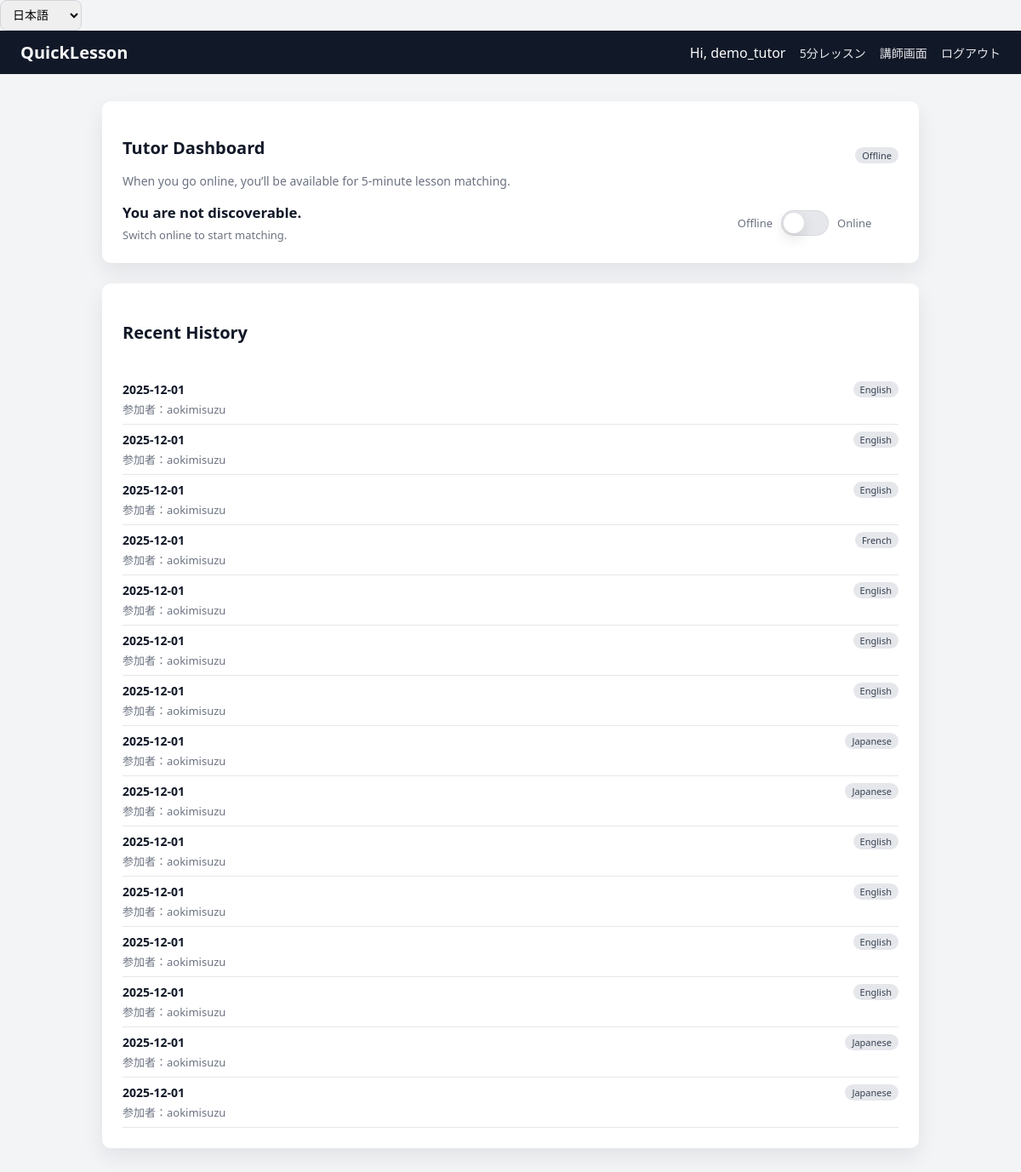
/tutor/dashboard/ (signed in), run on an earlier commit of the app's database.
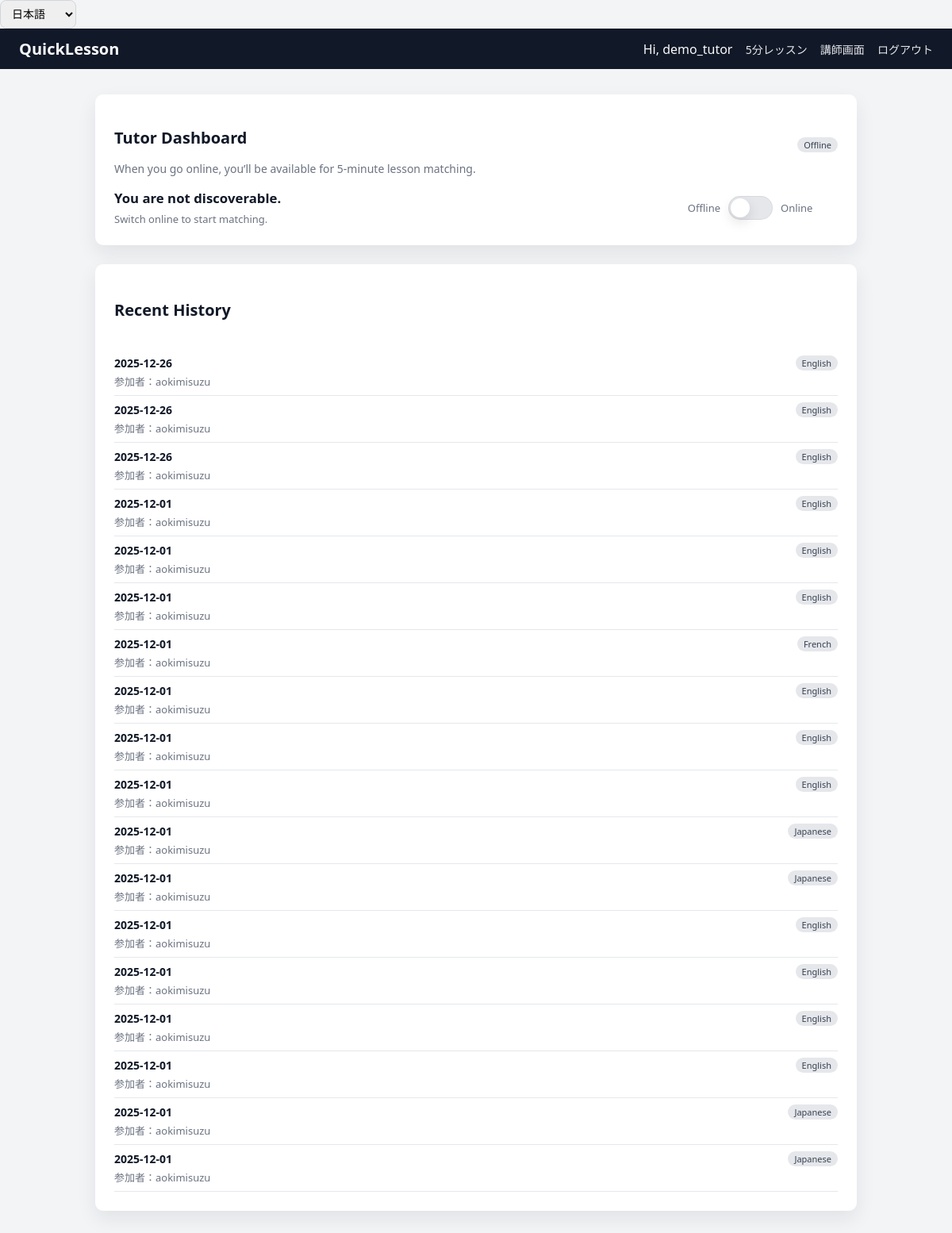
And on a later commit of the database.
### core/models.py (models this page shows, shortened)
class QuickLessonMatch(models.Model):
    request = models.OneToOneField(QuickLessonRequest, on_delete=models.CASCADE)
    tutor = models.ForeignKey(TutorProfile, on_delete=models.CASCADE)
    started_at = models.DateTimeField()
    end_at = models.DateTimeField()
    meeting_url = models.URLField(blank=True)
    price = models.DecimalField(max_digits=8, decimal_places=2, default=0)
    @property
    def student_name(self) -> str:
        return self.request.student.user.username

class QuickLessonRequest(models.Model):
    STATUS_CHOICES = [
        ("waiting", "Waiting"),
        ("matched", "Matched"),
        ("cancelled", "Cancelled"),
    ]
    PURPOSE_CHOICES = [
        ("lesson", "Lesson"),        # 普通の5分レッスン
        ("interview", "Interview"),  # 講師候補との面接
    ]
    student = models.ForeignKey(StudentProfile, on_delete=models.CASCADE)
    language = models.ForeignKey(LessonLanguage, on_delete=models.PROTECT)
    created_at = models.DateTimeField(auto_now_add=True)
    status = models.CharField(
        max_length=20, choices=STATUS_CHOICES, default="waiting"
    )
    purpose = models.CharField(
        max_length=20,
        choices=PURPOSE_CHOICES,
        default="lesson",
    )

class StudentProfile(models.Model):
    user = models.OneToOneField(User, on_delete=models.CASCADE)
    native_language = models.ForeignKey(
        LessonLanguage, null=True, blank=True, on_delete=models.SET_NULL
    )

class LessonLanguage(models.Model):
    code = models.CharField(max_length=10, unique=True)  # 'en', 'es', 'ja'
    name = models.CharField(max_length=50)               # English, Español, 日本語

### core/views.py (the view, shortened to what this page needs)
# urls.py: path("tutor/dashboard/", views.tutor_dashboard, name="tutor_dashboard"),
@login_required
def tutor_dashboard(request):
    tutor_profile, _ = TutorProfile.objects.get_or_create(user=request.user)
    matches = QuickLessonMatch.objects.filter(
        tutor=tutor_profile
    ).order_by("-started_at")[:20]
    dummy_matches = []
    return render(
        request,
        "core/tutor_dashboard.html",
        {
            "tutor": tutor_profile,
            "matches": matches,
            "dummy_matches": dummy_matches,  # ← これが必要
        },
    )
    return render(
        request,
        "core/tutor_dashboard.html",
        {"tutor": tutor_profile, "matches": matches},
    )

### templates/core/tutor_dashboard.html (shortened to what this page needs)
{% extends "base.html" %}
{% load i18n %}
{% block content %}
<div class="card">
  <div class="card-header" style="display:flex; align-items:center; justify-content:space-between; gap:12px;">
    <div>
      <h2 class="card-title">{% trans "Tutor Dashboard" %}</h2>
      <p class="card-subtitle" style="margin:6px 0 0;">
        {% trans "When you go online, you’ll be available for 5-minute lesson matching." %}
      </p>
    </div>
    <div style="display:flex; align-items:center; gap:10px;">
      {% if tutor.is_online %}
        <span class="badge badge-green" id="status-badge">{% trans "Online" %}</span>
      {% else %}
        <span class="badge badge-gray" id="status-badge">{% trans "Offline" %}</span>
      {% endif %}
    </div>
  </div>
  <div class="mt-16" style="display:flex; align-items:center; justify-content:space-between; gap:16px;">
    <div>
      <div style="font-weight:600; font-size:1.05rem;">
        {% if tutor.is_online %}
          {% trans "You are discoverable now." %}
        {% else %}
          {% trans "You are not discoverable." %}
        {% endif %}
      </div>
      <div class="text-muted" style="margin-top:6px;" id="matching-hint">
        {% if tutor.is_online %}
          {% trans "Waiting for a student… We’ll move you to the lesson room automatically when matched." %}
        {% else %}
          {% trans "Switch online to start matching." %}
        {% endif %}
      </div>
    </div>
    <form method="post" id="online-form" style="margin:0;">
      <label class="switch" style="display:flex; align-items:center; gap:10px; cursor:pointer; user-select:none;">
        <span class="text-muted" style="min-width:72px; text-align:right;">{% trans "Offline" %}</span>
        <span class="switch-track" aria-hidden="true">
          <span class="switch-thumb"></span>
        </span>
        <span class="text-muted" style="min-width:72px;">{% trans "Online" %}</span>
      </label>
    </form>
  </div>
</div>
{% include "core/_recent_lessons.html" with matches=matches dummy_matches=dummy_matches %}
{% endblock %}

### templates/core/_recent_lessons.html (shortened to what this page needs)
{% load i18n %}
<div class="card">
  <div class="card-header">
    <h3 class="card-title">Recent History</h3>
  </div>
  <ul class="list">
    {% for m in matches %}
      <li style="display:flex; align-items:flex-start; justify-content:space-between; gap:12px;">
        <div>
          <div><strong>{{ m.started_at|date:"Y-m-d" }}</strong></div>
          <div class="text-muted" style="margin-top:4px;">
            参加者：{{ m.student_name|default:"非表示" }}
          </div>
        </div>
        <span class="badge badge-gray">{{ m.request.language.name }}</span>
      </li>
    {% endfor %}
  </ul>
</div>

What changed in the data, as far as the page shows it:
added QuickLessonMatch: started_at "2025-12-26", student_name "aokimisuzu", request.language.name "English"
added QuickLessonMatch: started_at "2025-12-26", student_name "aokimisuzu", request.language.name "English"
added QuickLessonMatch: started_at "2025-12-26", student_name "aokimisuzu", request.language.name "English"
